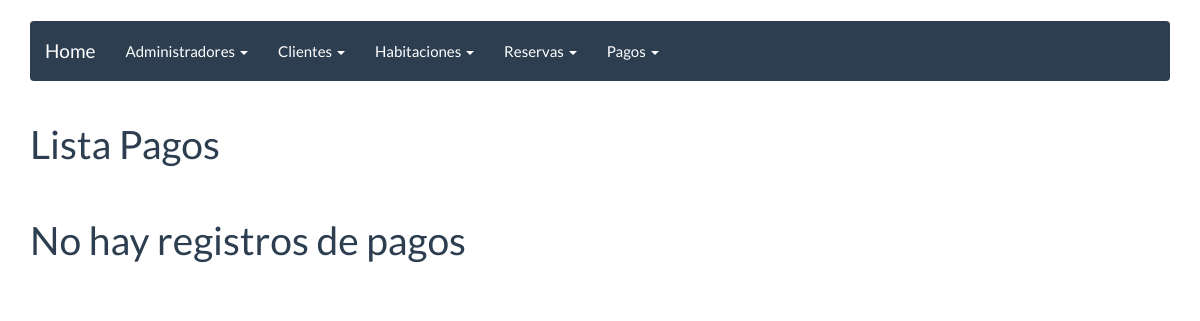
The page /listarpago on the database as committed earlier.
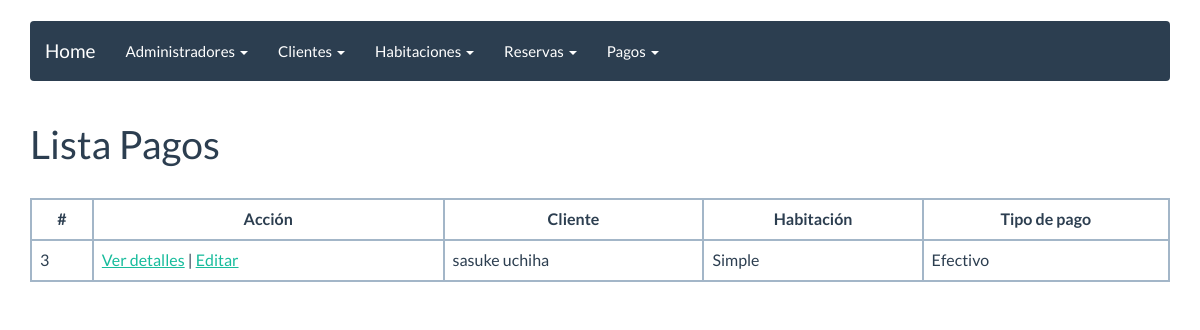
The same page on the database as committed later.
### reservar/models.py (models this page shows, shortened)
class Pago(models.Model):
    tpago_choices = (
        ('E', 'Efectivo'),
        ('T', 'Tarjeta'),
    )
    reserva= models.OneToOneField(Reserva)
    fecha_pago=models.DateTimeField(auto_now_add=True,auto_now=False)
    tpago= models.CharField(max_length=1,choices=tpago_choices)

class Reserva(models.Model):
    admin= models.ForeignKey(Admin)
    cliente= models.ForeignKey(Cliente)
    habitacion= models.ForeignKey(Habitacion)
    fecha_in=models.DateField()
    fecha_out=models.DateField()

class Cliente(models.Model):
    dni_cliente=models.CharField(max_length=8)
    nombre_cliente = models.CharField(max_length=50)
    apellidos_cliente = models.CharField(max_length=50)
    email=models.EmailField()
    def __str__(self):
        return self.nombre_cliente +" "+self.apellidos_cliente

class Habitacion(models.Model):
	estado_choices = (
        ('O', 'Ocupada'),
        ('D', 'Desocupada'),
    )
	nombre_habitacion = models.CharField(max_length=50)
	descripcion=models.CharField(max_length=200)
	capacidad=models.IntegerField()
	precio=models.DecimalField(max_digits=5, decimal_places=2)
	estado = models.CharField(max_length=1,choices=estado_choices,default='D')
	def __str__(self):
		return self.nombre_habitacion

### reservar/views.py (the view)
# urls.py: url(r'^listarpago', PagoList.as_view(), name='pago_listar'),
class PagoList(ListView):
    model = Pago
    template_name = "pago_list.html"

### templates/pago_list.html (shortened to what this page needs)
{% extends "base.html" %}
{% block content %}
<h1>Lista Pagos</h1><br>
<table class="table table-bordered">
    <tbody>
        {% if object_list %}
    <thead align="center">
        <tr>
            <td><strong>#</strong></td>
            <td><strong>Acción</strong></td>
            <td><strong>Cliente</strong></td>
            <td><strong>Habitación</strong></td>
            <td><strong>Tipo de pago</strong></td>
        </tr>
    </thead>
        {% for pago in object_list %}
        <tr>
            <td>{{ pago.id }}</td>
            <td>
                <a href="{% url 'pago_detail' pago.id %}">Ver detalles</a> | <a href="{% url 'pago_editar' pago.id %}">Editar</a>
            </td>
            <td>{{ pago.reserva.cliente }}</td>
            <td>{{ pago.reserva.habitacion }}</td>
            <td>{{ pago.get_tpago_display }} </td>
        </tr>
        {% endfor %}
        {% else %}
        <h1>No hay registros de pagos</h1>
        {% endif %}
    </tbody>
</table>
{% endblock%}

Rows that differ between the two databases and show on the page:
added Pago: id "3", reserva.cliente "sasuke uchiha", reserva.habitacion "Simple", tpago "Efectivo"
Other text that changed with them:
text no longer shown: "No hay registros de pagos"
text now shown: "# Acción Cliente Habitación Tipo de pago"
